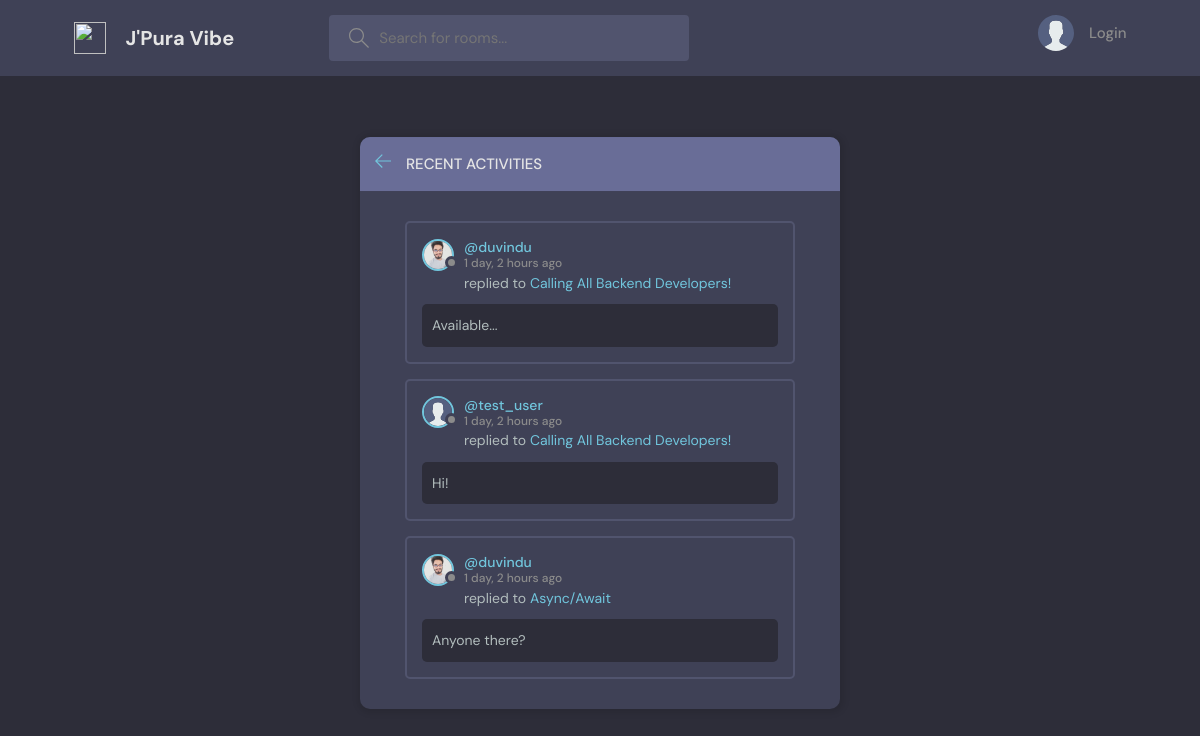
The page /activities/ on the database its author committed.
### home/models.py (models this page shows, shortened)
class Message(models.Model):
    user = models.ForeignKey(User, on_delete=models.CASCADE)
    room = models.ForeignKey(Room, on_delete=models.CASCADE)
    body = models.TextField()
    created = models.DateTimeField(auto_now_add=True)
    class Meta:
        ordering = ['-created']

class Profile(models.Model):
    user = models.OneToOneField(User, on_delete=models.CASCADE)
    image = models.ImageField(upload_to='profile_pics/')

class Room(models.Model):
    host = models.ForeignKey(User, on_delete=models.CASCADE)
    topic = models.ForeignKey(Topic, on_delete=models.CASCADE)
    name = models.CharField(max_length=200)
    description = models.TextField(blank=True, null=True)
    participants = models.ManyToManyField(User, related_name='participants')
    created = models.DateTimeField(auto_now_add=True)
    class Meta:
        ordering = ['-created']

### home/views.py (the view)
# urls.py: path('activities/', activityView, name = 'activity-view'),
def activityView(request):
    activities = Message.objects.all()
    context = {'activities':activities}
    return render(request, 'home/activity.html', context)

### home/templates/home/activity.html
{% extends 'base.html' %}
{% load static %}
{% block content %}
    <main class="layout">
      <div class="container">
        <div class="layout__box">
          <div class="layout__boxHeader">
            <div class="layout__boxTitle">
              <a href="{% url 'home' %}">
                <svg version="1.1" xmlns="http://www.w3.org/2000/svg" width="32" height="32" viewBox="0 0 32 32">
                  <title>arrow-left</title>
                  <path
                    d="M13.723 2.286l-13.723 13.714 13.719 13.714 1.616-1.611-10.96-10.96h27.625v-2.286h-27.625l10.965-10.965-1.616-1.607z"
                  ></path>
                </svg>
              </a>
              <h3>Recent Activities</h3>
            </div>
          </div>
          <div class="activities-page layout__body">
            {% for activity in activities %}
              <div class="activities__box">
                <div class="activities__boxHeader roomListRoom__header">
                  <a href="{% url 'profile' activity.user.username %}" class="roomListRoom__author">
                        {% if request.user == activity.user %}
                         {% if activity.user.profile.image %}
                            <div class="avatar avatar--small active">
                                <img src="{{activity.user.profile.image.url}}" />
                            </div>
                         {% else %}
                            <div class="avatar avatar--small active">
                                <img src="{% static 'images/avatar.svg' %}" />
                            </div>
                         {% endif %}
                        {% else %}
                         {% if activity.user.profile.image %}
                            <div class="avatar avatar--small">
                                <img src="{{activity.user.profile.image.url}}" />
                            </div>
                         {% else %}
                            <div class="avatar avatar--small">
                                <img src="{% static 'images/avatar.svg' %}" />
                            </div>
                         {% endif %}
                        {% endif %}
                    <p>
                      @{{activity.user.username}}
                      <span>{{activity.created|timesince}} ago</span>
                    </p>
                  </a>
                </div>
                <div class="activities__boxContent">
                  <p>replied to <a href="{% url 'room' activity.room.pk %}">{{activity.room.name}}</a></p>
                  <div class="activities__boxRoomContent">
                    {{activity.body}}
                  </div>
                </div>
              </div>
            {% endfor %}
          </div>
        </div>
      </div>
    </main>
{% endblock content %}

### static/css/style.css (style rules this page uses)
:root { --color-main: #71c6dd; --color-main-light: #e1f6fb; --color-dark: #3f4156; --color-dark-medium: #51546e; --color-dark-light: #696d97; --color-light: #e5e5e5; --color-gray: #8b8b8b; --color-light-gray: #b2bdbd; --color-bg: #2d2d39; --color-success: #5dd693; --color-error: #fc4b0b; }
* { font-family: "DM Sans", -apple-system, BlinkMacSystemFont, "Segoe UI", Roboto, Oxygen, Ubuntu, Cantarell, "Open Sans", "Helvetica Neue", sans-serif; margin: 0; padding: 0; box-sizing: border-box; text-rendering: optimizeLegibility; font-size: inherit; }
html { font-size: 56.25%; }
@media only screen and (min-width: 1200px) { html { font-size: 62.5%; } }
body { line-height: 1.6; font-weight: 400; font-size: 1.5rem; color: var(--color-light-gray); background-color: var(--color-bg); min-height: 100vh; }
img { width: 100%; }
a { display: inline-block; color: var(--color-main); text-decoration: none; }
.container { max-width: 120rem; width: 90%; margin: auto; }
.avatar { position: relative; display: inline-block; border-radius: 50%; border: 2px solid var(--color-main); }
.avatar img { display: block; border-radius: 50%; object-fit: cover; object-position: center; }
.avatar::after { content: ""; display: block; position: absolute; background-color: var(--color-gray); z-index: 111; border-radius: 50%; border: 0.3rem solid var(--color-dark); }
.avatar.avatar--small img { width: 2.8rem; height: 2.8rem; }
.avatar.avatar--small:after { width: 0.7rem; height: 0.7rem; bottom: 0px; right: -6px; }
.layout { margin-top: 2.4rem; }
.layout > .container { display: flex; justify-content: space-between; align-items: flex-start; }
.layout__box { width: 90%; max-width: 48rem; min-height: 40rem; position: absolute; top: 50%; left: 50%; transform: translate(-50%, -46%); background-color: var(--color-dark); border-radius: 1rem; box-shadow: 1px 1px 6px 3px rgba(0, 0, 0, 0.1); overflow: hidden; }
.layout__boxHeader { display: flex; padding: 1.5rem; background-color: var(--color-dark-light); }
.layout__boxTitle { display: flex; gap: 1.5rem; align-items: center; }
.layout__boxTitle h3 { text-transform: uppercase; font-weight: 500; color: var(--color-light); }
.layout__boxTitle svg { width: 1.6rem; height: 1.6rem; fill: var(--color-main); }
.layout__body { margin: 3rem; }
.roomListRoom__header { display: flex; justify-content: space-between; align-items: center; }
.roomListRoom__author { font-weight: 500; display: flex; align-items: center; gap: 1rem; }
.activities__box { margin: 1.5rem; padding: 1.5rem; border: 2px solid var(--color-dark-medium); border-radius: 5px; }
.activities__boxHeader p { font-size: 1.4rem; line-height: 1.3; }
.activities__boxHeader p span { color: var(--color-gray); font-size: 1.2rem; display: block; }
.activities__boxContent { margin-left: 4.2rem; }
.activities__boxContent { font-size: 1.4rem; }
.activities__boxRoomContent { background: var(--color-bg); padding: 1rem; border-radius: 5px; margin-top: 1rem; margin-left: -4.2rem; }

### rows shown on the page
Message: user.profile.image (picture), user.username "duvindu", created "1 day, 2 hours", room.name "Calling All Backend Developers!", body "Available..."
Message: user.username "test_user", created "1 day, 2 hours", room.name "Calling All Backend Developers!", body "Hi!"
Message: user.profile.image (picture), user.username "duvindu", created "1 day, 2 hours", room.name "Async/Await", body "Anyone there?"
